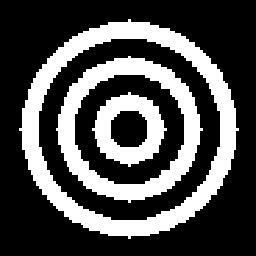
#> input picture ImageSegmentation/images/cible2.bmp, 256 x 256 px; its folder holds 4 pictures in this run
$ python Segmentation_image_indep.py
#> lines starting #> are read from the running program, lines starting #| are printed output that depends on the picture; after the words box and inside, x2 and y2 are one past the last pixel; in counts of white or black regions, pixels touching at a corner belong together
### ImageSegmentation/utils.py
import numpy as np
from math import log2, sqrt


def get_line_index(dSize):
    """
    Cette fonction permet d'obtenir l'ordre de parcours des pixels d'une image carrée selon un parcours ligne par ligne
    :param dSize: largeur ou longueur de l'image en pixel (peu importe, la fonction ne fonctionne qu'avec des images carrées)
    :return: une liste de taille 2*dSize*dSize qui correspond aux coordonnées de chaque pixel ordonnée selon le parcours ligne par ligne
    """
    return [a.flatten() for a in np.indices((dSize, dSize))]


def line_transform_img(img):
    """
    Cette fonction prend une image carrée en entrée, et retourne l'image applatie (1 dimension) selon le parcours ligne par ligne
    :param img: une image (donc un numpy array 2 dimensions)
    :return: un numpy array 1 dimension
    """
    assert img.shape[0] == img.shape[1], 'veuillez donner une image carrée en entrée'
    idx = get_line_index(img.shape[0])
    return img[idx[0], idx[1]]


# [82 lines left out: functions transform_line_in_img, get_peano_index, peano_transform_img, transform_peano_in_img, not called in this run]

### ImageSegmentation/Segmentation_image_indep.py
#!/usr/bin/env python3
# -*- coding: utf-8 -*-

import logging
import math
import multiprocessing
import cv2
import random
import numpy as np
import matplotlib.pyplot as plt
from scipy.stats import norm
from utils import line_transform_img
from sklearn.cluster import KMeans


def configure_logging():
    logging.basicConfig(style='{', format="{asctime} : {message}", datefmt="%c", level=logging.INFO)


def display(img, pause=1.5, cmap="gray", name=""):
    plt.figure(1)
    plt.imshow(img, cmap=cmap)
    plt.draw()
    plt.axis("off")
    plt.pause(pause)
    if name:
        plt.savefig(f"figures/{name}", bbox_inches="tight")
    plt.close()


def bruit_gauss2(X, cl1, cl2, m1, sig1, m2, sig2):
    return (X == cl1) * np.random.normal(m1, sig1, X.shape) + (X == cl2) * np.random.normal(m2, sig2, X.shape)


def calc_probaprio2(X, cl1, cl2):
    p1 = X[X == cl1].size / X.size
    p2 = X[X == cl2].size / X.size
    return [p1, p2]


def init_EM(Y):
    kmeans = KMeans(n_clusters=2, random_state=0).fit(Y)
    K = kmeans.labels_
    [p1, _] = calc_probaprio2(K, 0, 1)
    m1, m2 = np.mean(Y[K == 0]), np.mean(Y[K == 1])
    sig1, sig2 = np.std(Y[K == 0]), np.std(Y[K == 1])
    return p1, m1, m2, sig1, sig2


def estim_param_EM_indep(iterations, Y, p1, m1, m2, sig1, sig2):
    for _ in range(iterations):
        f1 = norm.pdf(Y, loc=m1, scale=sig1)
        f2 = norm.pdf(Y, loc=m2, scale=sig2)
        pcond_1 = (p1 * f1) / (p1 * f1 + (1 - p1) * f2)
        pcond_2 = (1 - p1) * f2 / (p1 * f1 + (1 - p1) * f2)
        S1 = np.sum(pcond_1)
        S2 = np.sum(pcond_2)
        p1 = (1 / Y.size) * S1
        m1 = np.sum(Y * pcond_1) / S1
        m2 = np.sum(Y * pcond_2) / S2
        sig1 = math.sqrt(np.sum(np.power(Y - m1, 2) * pcond_1) / S1)
        sig2 = math.sqrt(np.sum(np.power(Y - m2, 2) * pcond_2) / S2)
    return p1, 1 - p1, m1, sig1, m2, sig2


def MAP_MPM2(Y, cl1, cl2, p1, p2, m1, sig1, m2, sig2):
    return np.where((p1 * norm.pdf(Y, m1, sig1)) > (p2 * norm.pdf(Y, m2, sig2)), cl1, cl2)


def taux_erreur(A, B):
    return np.count_nonzero(A != B) / A.size


def taux_erreur_moyen(X, cl1, cl2, m1, sig1, m2, sig2, nombre_signaux):
    taux_moyen = []
    for _ in range(nombre_signaux):
        Y = bruit_gauss2(X, cl1, cl2, m1, sig1, m2, sig2)
        flat_Y = line_transform_img(Y).reshape(-1, 1)
        # Initialisation des paramètres EM via K-means
        p1_0, m1_0, m2_0, sig1_0, sig2_0 = init_EM(flat_Y)
        em_p1, em_p2, em_m1, em_sig1, em_m2, em_sig2 = estim_param_EM_indep(100, flat_Y, p1_0, m1_0, m2_0, sig1_0, sig2_0)
        S = MAP_MPM2(Y, cl1, cl2, em_p1, em_p2, em_m1, em_sig1, em_m2, em_sig2)
        taux = taux_erreur(X, S)
        if taux > 0.5:
            taux = 1 - taux
        taux_moyen.append(taux)
    return np.mean(taux_moyen)


def esperance_taux_erreur(X, cl1, cl2, m1, sig1, m2, sig2, iterations):
    params = [(X, cl1, cl2, m1, sig1, m2, sig2, i) for i in range(1, iterations + 1)]
    with multiprocessing.get_context("spawn").Pool() as p:
        mean_rates = p.starmap(taux_erreur_moyen, params)
    ultimate_mean = sum(mean_rates) / len(mean_rates)
    x = np.arange(0, len(mean_rates))
    plt.figure(2, figsize=(8, 6), dpi=80)
    plt.plot(x, mean_rates)
    plt.plot(x, ultimate_mean * np.ones(iterations), color="red", label=f"Erreur moyenne : {ultimate_mean:.3e}")
    plt.title(f"Evolution du taux d'erreur moyen pour m1={m1}, m2={m2}, sig1={sig1} et sig2={sig2}")
    plt.xlabel("Nombre de signaux sur lesquels l'erreur est moyennée")
    plt.ylabel("Taux d'erreur moyen")
    plt.legend(loc="upper right")
    plt.draw()
    plt.pause(2)
    return ultimate_mean


def save_images(img):
#> called with img = 'cible2'
    logging.info(img)
    X = cv2.imread(f"./images/{img}.bmp", cv2.IMREAD_GRAYSCALE)
#> X: shape (256, 256); 30.5% white; 3 white regions, box (x1, y1, x2, y2) and area: (19, 19, 239, 239) 10608, (56, 56, 203, 203) 6600, (92, 92, 167, 167) 2788
    display(X)
    m1, m2 = [0, 1, 0], [3, 1, 1]
    sig1, sig2 = [1, 1, 1], [2, 5, 1]
    cl = np.unique(X)
#> cl = [0, 255]
    cl1, cl2 = cl[0], cl[1]
#> cl1 = 0; cl2 = 255
    for i in range(len(m1)):
        Y = bruit_gauss2(X, cl1, cl2, m1[i], sig1[i], m2[i], sig2[i])
        display(Y, name=f"couples/{img}_bruite_{i + 1}")
        flat_Y = line_transform_img(Y).reshape(-1, 1)
        # Initialisation des paramètres EM via K-means
        p1_0, m1_0, m2_0, sig1_0, sig2_0 = init_EM(flat_Y)

        # Initialisation random des paramètres EM
        # random.seed(11)
        # p1_0, m1_0, m2_0, sig1_0, sig2_0 = random.random(), random.random(), random.random(), random.random(), random.random()

        em_p1, em_p2, em_m1, em_sig1, em_m2, em_sig2 = estim_param_EM_indep(100, flat_Y, p1_0, m1_0, m2_0, sig1_0, sig2_0)
        logging.debug(f"Estimated parameters : p1={em_p1:.4f}, p2={em_p2:.4f}, m1={em_m1:.4f}, m2={em_m2:.4f}, sig1={em_sig1:.4f}, sig2={em_sig2:.4f}")
        S = MAP_MPM2(Y, cl1, cl2, em_p1, em_p2, em_m1, em_sig1, em_m2, em_sig2)
        taux = taux_erreur(X, S)
        # Inverse les couleurs attribuées aux classes si erreur > 0.5
        # pour compenser le mélange des classes opéré par k-means
        if taux > 0.5:
            taux = 1 - taux
            S = 255 - S
        logging.info(f"Taux d'erreur pour l'image {img} avec bruit {i + 1} : {taux}")
        display(S, name=f"couples/{img}_segmente_{i + 1}")
#> this loop made 3 passes
#> (m1 in init_EM, m2 in init_EM, sig1 in init_EM, sig2 in init_EM, p1_0, m1_0, m2_0) on passes 1 to 3: (0.0241, 3.88, 0.975, 1.43, 0.767, 0.0241, 3.88), (0.382, 6.53, 2.16, 2.6, 0.901, 0.382, 6.53), (-0.551, 1.21, 0.65, 0.67, 0.511, -0.551, 1.21)
#> pass 1, in save_images, `Y = bruit_gauss2(X, cl1, cl2, m1[i], sig1[i], m2[i], sig2[i])`:
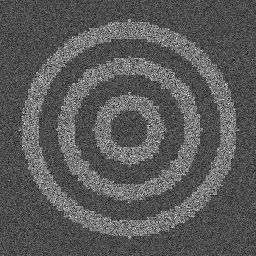
#> Y: shape (256, 256) float64; min -4.96, max 11.57, mean 0.922; drawn with min black and max white
#> pass 1, in save_images, `S = MAP_MPM2(Y, cl1, cl2, em_p1, em_p2, em_m1, em_sig1, em_m2, em_sig2)`:
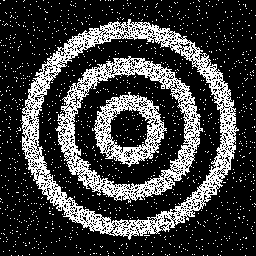
#> S: shape (256, 256); 24.5% white in thin lines or dots
#> pass 2, in save_images, `Y = bruit_gauss2(X, cl1, cl2, m1[i], sig1[i], m2[i], sig2[i])`:
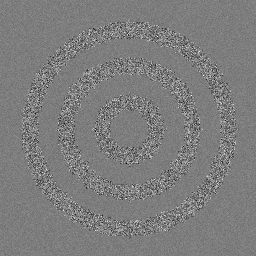
#> Y: shape (256, 256) float64; min -18.88, max 21.51, mean 1; drawn with min black and max white
#> pass 2, in save_images, `S = MAP_MPM2(Y, cl1, cl2, em_p1, em_p2, em_m1, em_sig1, em_m2, em_sig2)`:
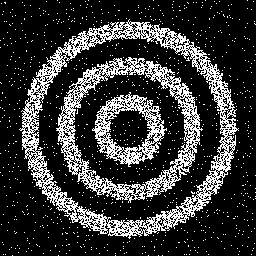
#> S: shape (256, 256); 21.5% white in thin lines or dots
#> after the loop:
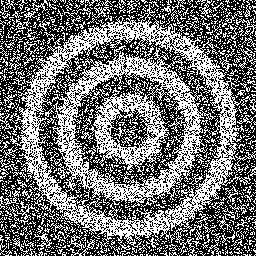
#> S: shape (256, 256); 44.5% white in thin lines or dots
#> after the loop:
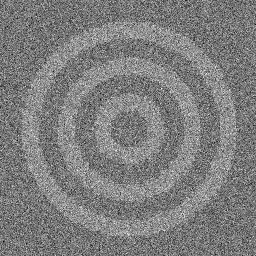
#> Y: shape (256, 256) float64; min -4.14, max 4.84, mean 0.309; drawn with min black and max white


def main():
    # Bug avec multiprocessing : https://pythonspeed.com/articles/python-multiprocessing/
    multiprocessing.set_start_method("spawn")
    configure_logging()
    images = ["cible2", "veau2", "zebre2", "alfa2", "country2", "city2", "beee2", "promenade2"]
    for img in images:
        # Génération des images
        save_images(img)

        # [14 lines of commented-out code are left out]


if __name__ == "__main__":
#> (the run stopped early here; a loop or call above may not have finished)
